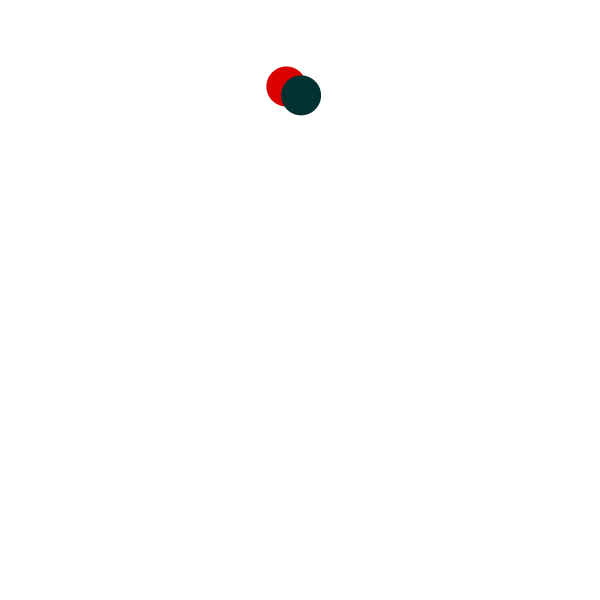
Frame 1 (no input)
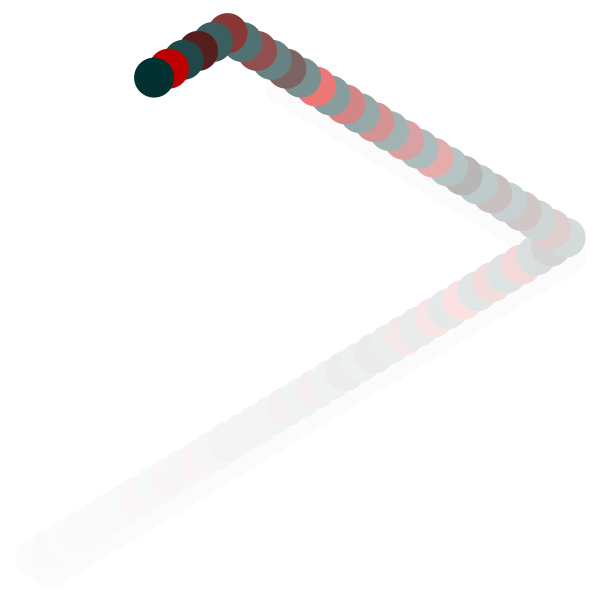
Frame 60 (the mouse pressed at the canvas centre just before this capture)
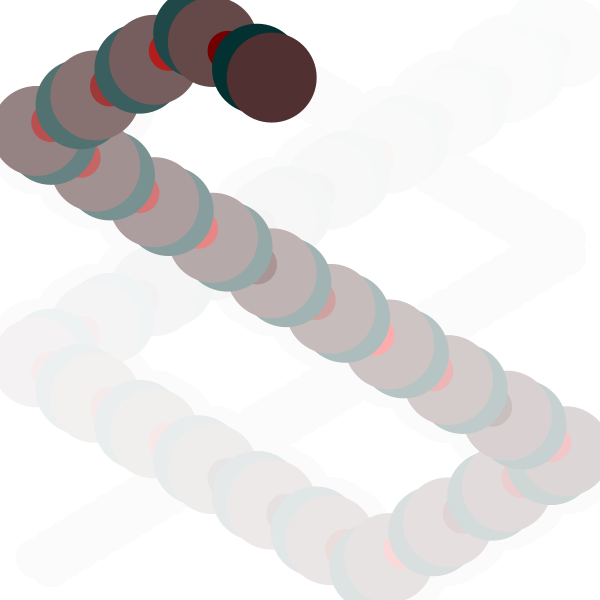
Frame 120 (the mouse held since frame 60 and released just before this capture)

The Processing sketch that drew these frames (run headless with seeded random() and noise(); from frame 60 on, the mouse is pressed at the canvas centre):

// Processing sketch: processing_170181
// ── processing_170181.pde

float speedx = random(5,20);
float speedy = random(5,20);
float posx = random(20,300);
float posy = random(20,300);
 
 
void setup(){
  size(600,600);
  frameRate(20);
  background(255);
}
 
void draw(){
  noStroke();
  fill(255,30);
  rect(0,0,width,height);
  fill(random(255),0,0);
  ellipse(posx,posy,40,40);
  posx =posx + speedx;
  posy =posy + speedy;
  if(posx+(75/2) >= 600 || posx-(75/2) <= 0){
    speedx= -speedx;
  }
  if(posy+(75/2) >= 600 || posy-(75/2) <= 0){
    speedy= -speedy;}
  fill(HSB,48,48);
  ellipse(posx,posy,40,40);
  posx =posx + speedx;
  posy =posy + speedy;
  if(posx+(75/2) >= 600 || posx-(75/2) <= 0){
    speedx= -speedx;
  }
  if(posy+(75/2) >= 600 || posy-(75/2) <= 0){
    speedy= -speedy;}
     
     
     if (mousePressed) {
  ellipse(posx,posy,90,90);
  posx =posx + speedx;
  posy =posy + speedy;
  if(posx+(75/2) >= 600 || posx-(75/2) <= 0){
    speedx= -speedx;
  }
  if(posy+(75/2) >= 600 || posy-(75/2) <= 0){
    speedy= -speedy;}
  fill(80,48,48);
  ellipse(posx,posy,90,90);
  posx =posx + speedx;
  posy =posy + speedy;
  if(posx+(75/2) >= 600 || posx-(75/2) <= 0){
    speedx= -speedx;
  }
  if(posy+(75/2) >= 600 || posy-(75/2) <= 0){
    speedy= -speedy;}
     
    
   
  }}
